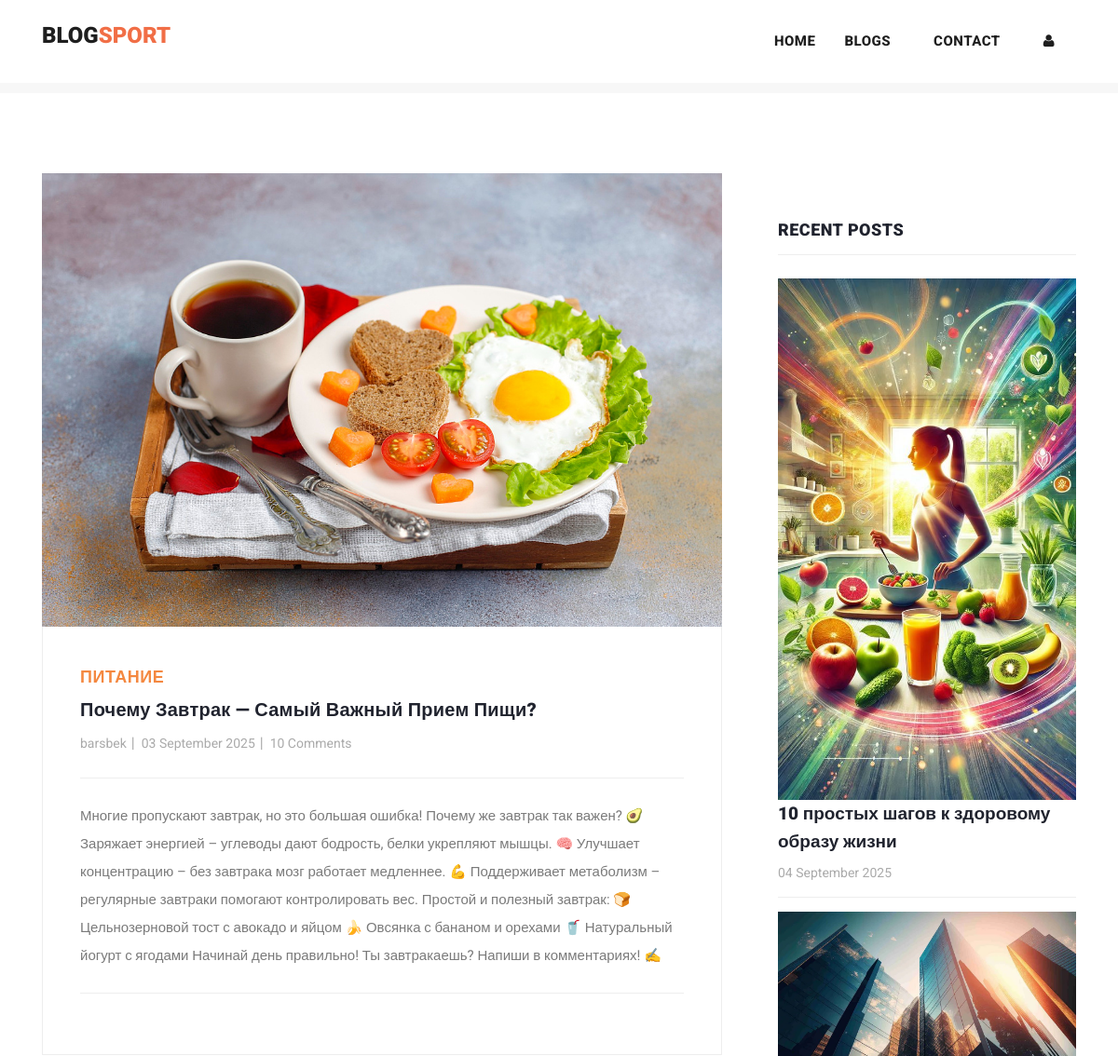
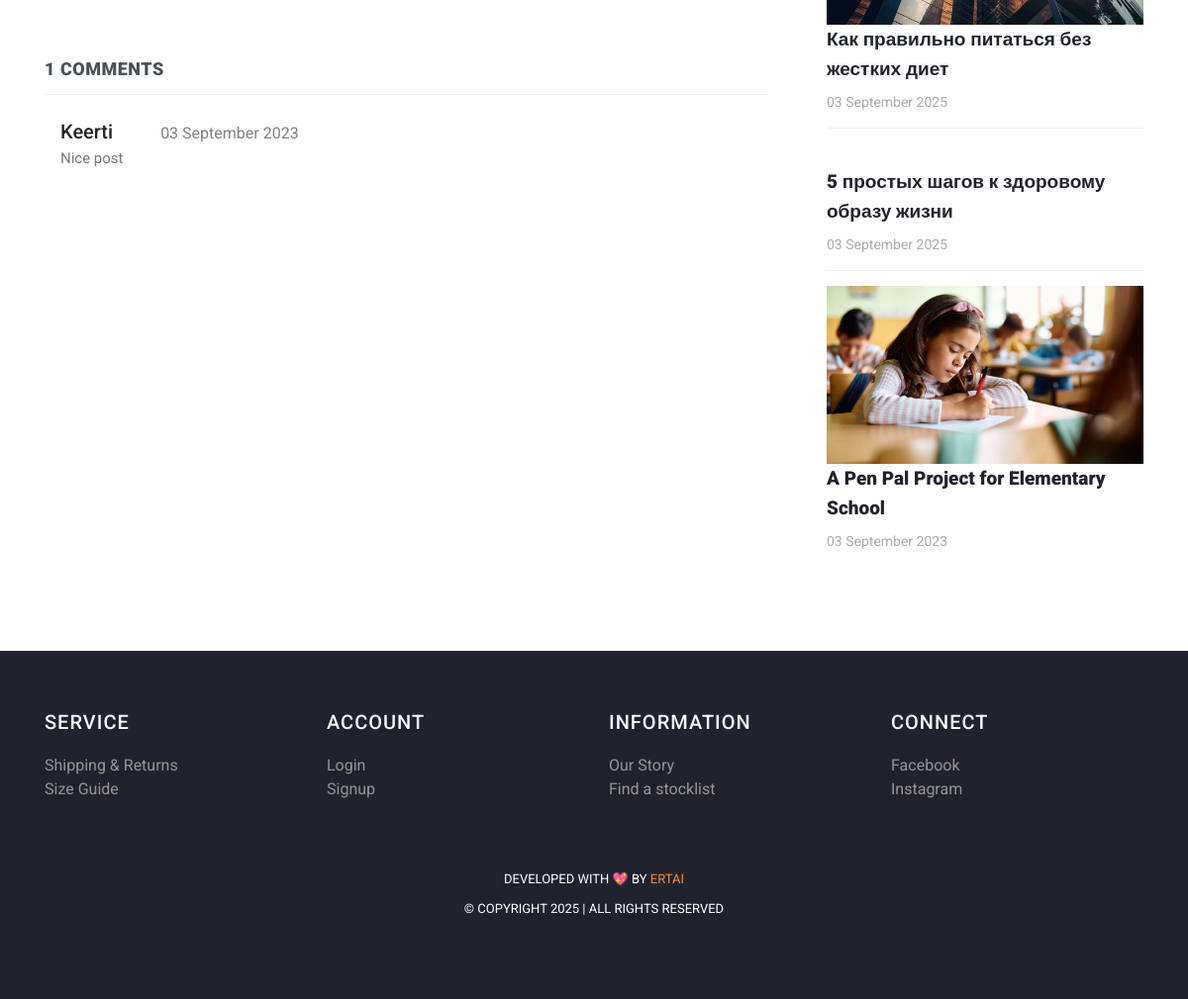
The app's page /post/18, older data (2 pictures, top to bottom).
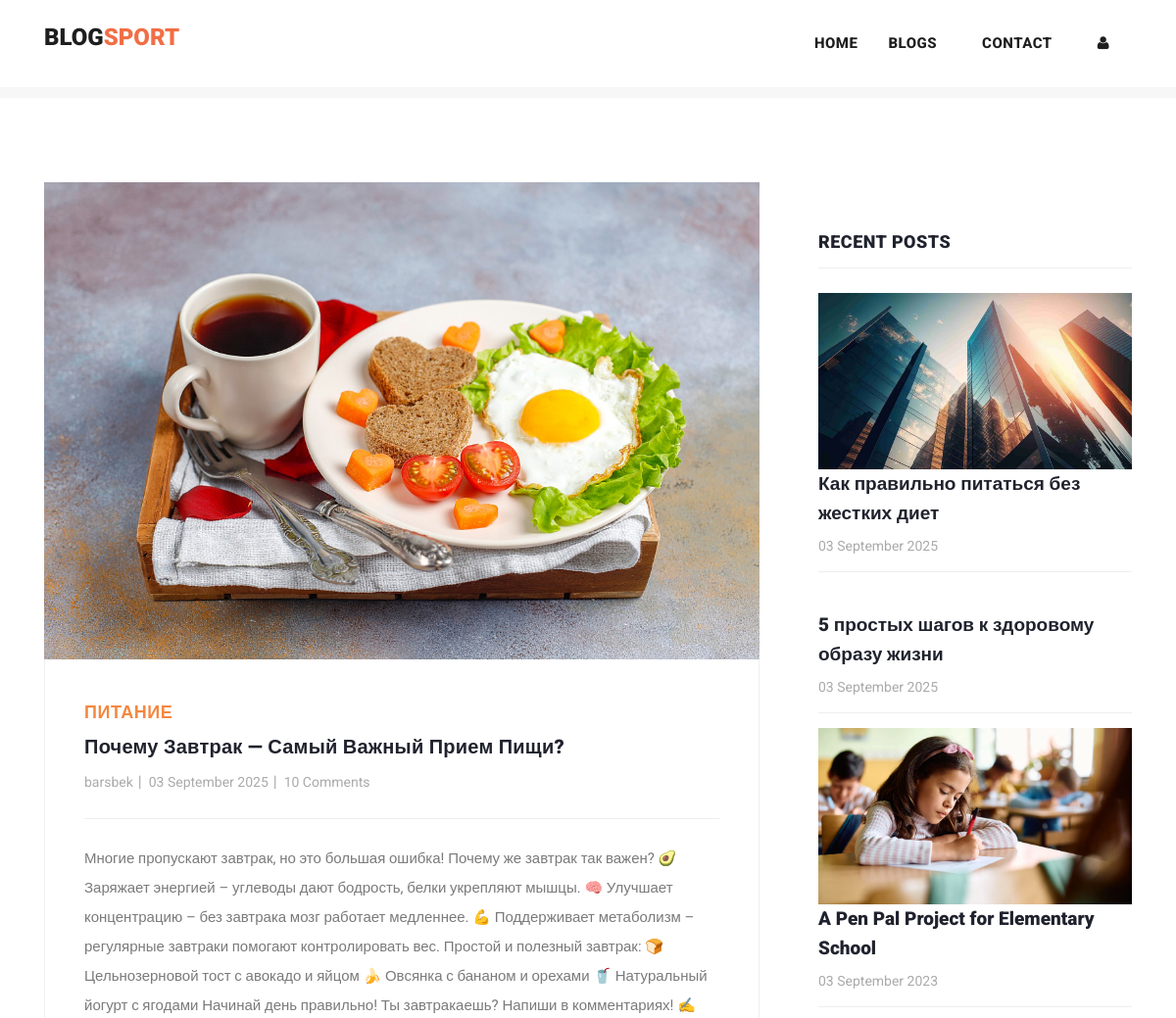
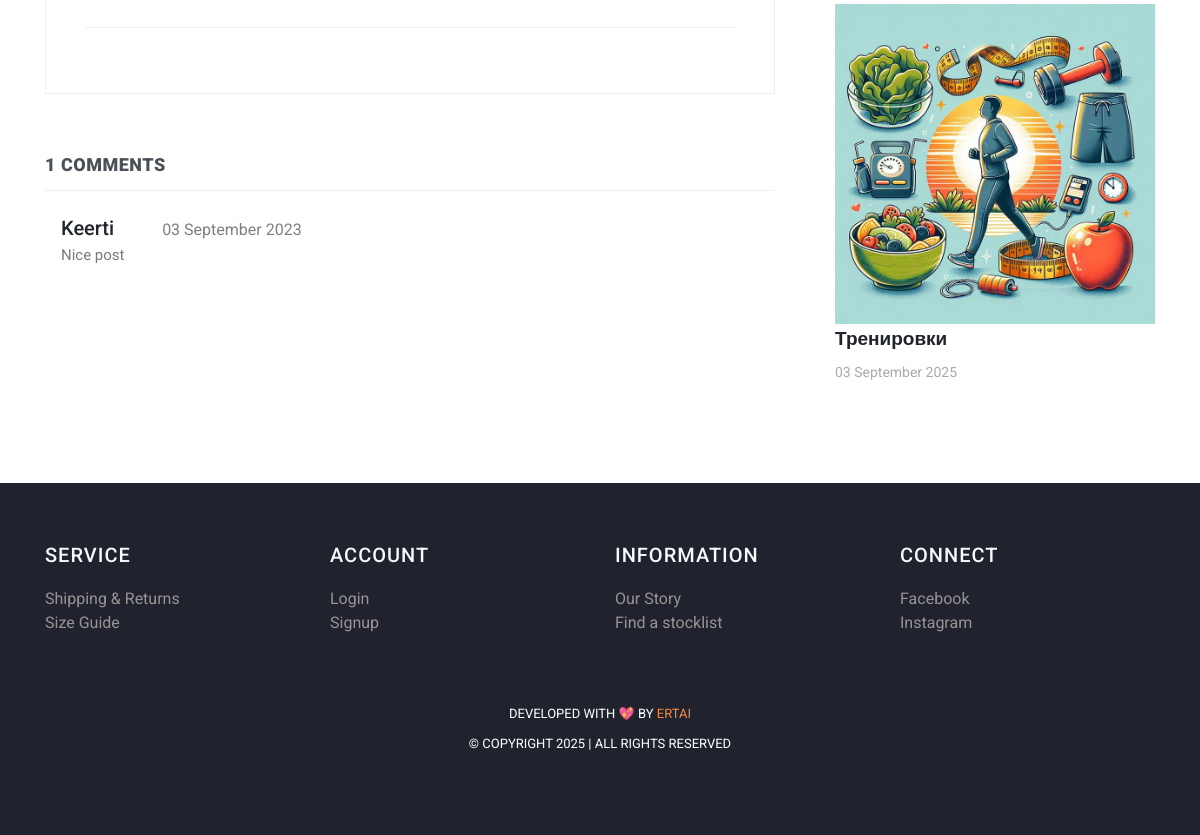
The same page, newer data (2 pictures, top to bottom).
### myapp/models.py (models this page shows, shortened)
class Post(models.Model):
    postname = models.CharField(max_length=600)
    category = models.CharField(max_length=600)
    image = models.ImageField(upload_to='images/posts',blank=True,null=True)
    content = models.CharField(max_length=100000)
    time = models.CharField(default=time,max_length=100, blank=True)
    likes = models.IntegerField(null=True,blank=True,default=0)
    user = models.ForeignKey(User,on_delete=models.CASCADE)

class Comment(models.Model):
    content = models.CharField(max_length=200)
    time = models.CharField(default=time,max_length=100, blank=True)
    post = models.ForeignKey(Post,on_delete=models.CASCADE)
    user = models.ForeignKey(User,on_delete=models.CASCADE)

### myapp/views.py (the view)
# urls.py: path("post/<int:id>", views.post, name="post"),
def post(request,id):
    post = Post.objects.get(id=id)
    return render(request,"post-details.html",{
        "user":request.user,
        'post':Post.objects.get(id=id),
        'recent_posts':Post.objects.all().order_by("-id"),
        'media_url':settings.MEDIA_URL,
        'comments':Comment.objects.filter(post_id = post.id),
        'total_comments': len(Comment.objects.filter(post_id = post.id))
    })

### templates/post-details.html (shortened to what this page needs)
{% load static %}
<!DOCTYPE html>
<html lang="en">
  <head>
    <link href="https://cdn.jsdelivr.net/npm/bootstrap@5.3.0-alpha3/dist/css/bootstrap.min.css" rel="stylesheet">
    <link href="{% static 'vendor/bootstrap/css/bootstrap.min.css' %}" rel="stylesheet">
    <link rel="stylesheet" href="{% static 'assets/css/fontawesome.css' %}">
    <link rel="stylesheet" href="{% static 'assets/css/templatemo-stand-blog.css' %}">
    <link rel="stylesheet" href="{% static 'assets/css/owl.css' %}">
  </head>
  <body>
    {%include 'header.html'%}
    <section class="blog-posts grid-system">
      <div class="container">
        <div class="row">
          <div class="col-lg-8">
            <div class="all-blog-posts">
              <div class="row">
                <div class="col-lg-12">
                  <div class="blog-post">
                    <div class="blog-thumb">
                      <img src="{{media_url}}{{post.image}}" alt="post_image">
                    </div>
                    <div class="down-content">
                      <span>{{post.category}}</span>
                      <a><h4>{{post.postname}}</h4></a>
                      <ul class="post-info">
                        <li><a href="#">{{post.user}}</a></li>
                        <li><a href="#">{{post.time}}</a></li>
                        <li><a href="#">10 Comments</a></li>
                      </ul>
                      <p>{{post.content}}</p>
                    </div>
                  </div>
                </div>
                <div class="col-lg-12">
                  <div class="sidebar-item comments">
                    <div class="sidebar-heading">
                      <h2 class="text-dark-emphasis">{{total_comments}} comments</h2>
                    </div>
                    <div class="content">
                      <ul>
                        {% for comment in comments %}
                        <li style="display: block;">
                          <div class="ps-3">
                            <h5>{{comment.user}}<span class="small text-black-50 px-5 text-danger">{{comment.time}}</span>
                            </h5>
                            <p>{{comment.content}}</p>
                          </div>
                        </li>
                        {% endfor %}
                      </ul>
                    </div>
                  </div>
                </div>
              </div>
            </div>
          </div>
          <div class="col-lg-4">
            <div class="sidebar">
              <div class="row">
                <div class="col-lg-12">
                  <div class="sidebar-item recent-posts">
                    <div class="sidebar-heading">
                      <h2>Recent Posts</h2>
                    </div>
                    <div class="content">
                      <ul>
                        {% for post in recent_posts|slice:"0:4" %}
                        <li>
                          <img src="{{media_url}}{{post.image}}" class="img-fluid" alt="">
                          <a href="post-details.html">
                            <a href="{% url 'post' post.id %}" class="text-decoration-none text-dark"><h5>{{post.postname}}</h5></a>
                          <span>{{post.time}}</span>
                        </a></li>
                        {% endfor %}
                      </ul>
                    </div>
                  </div>
                </div>
              </div>
            </div>
          </div>
        </div>
      </div>
    </section>
   {% include "footer.html" %}
  </body>
</html>

### templates/header.html (shortened to what this page needs)
<header class="">
  <nav class="navbar navbar-expand-lg bg-white">
    <div class="container">
      <a class="navbar-brand" href="{% url 'index' %}">
        <h2>Blog<span style="color: rgb(241, 110, 70);">Sport</span></h2>
      </a>
      <div class="collapse navbar-collapse" id="navbarResponsive">
        <ul class="navbar-nav ml-auto">
          <li>
            <a class="nav-link" href="{% url 'index' %}">Home
            </a>
          </li>
          <li class="nav-item">
            <a class="nav-link" href="{% url 'blog' %}">Blogs</a>
          </li>
          <li class="nav-item">
            <a class="nav-link" href="{% url 'contact' %}">Contact</a>
          </li>
          {% if user.is_authenticated %}
          <li class="nav-item">
            <a class="nav-link" href="{% url 'create' %}">Create</a>
          </li>
          <li class="nav-item">
            <a class="nav-link" href="{% url 'profile' user.id %}">Profile</a>
          </li>
          <li class="nav-item">
            <a class="nav-link text-primary" href="{% url 'logout' %}">Logout</a>
          </li>
          {% else %}
          <li class="nav-item">
            <a class="nav-link" href="{% url 'signin' %}"><i class="fa fa-user"></i></a>
          </li>
          {% endif %}
        </ul>
      </div>
    </div>
  </nav>
</header>
<div class="main-banner header-text">
  <div class="container-fluid">
    <div class="owl-banner owl-carousel">
    </div>
  </div>
</div>

### templates/footer.html (shortened to what this page needs)
<footer>
  <div class="container">
    <div class="row">
      <div class="col-lg-3 col-md-6 col-sm-12">
        <h4 class="text-light">SERVICE</h4>
        <ul>
          <li><a href="#">Shipping & Returns</a></li>
          <li><a href="#">Size Guide</a></li>
        </ul>
      </div>
      <div class="col-lg-3 col-md-6 col-sm-12">
        <h4 class="text-light">ACCOUNT</h4>
        <ul>
          <li><a href="{% url 'signin' %}">Login</a></li>
          <li><a href="{% url 'signup' %}">Signup</a></li>
        </ul>
      </div>
      <div class="col-lg-3 col-md-6 col-sm-12">
        <h4 class="text-light">INFORMATION</h4>
        <ul>
          <li><a href="{% url 'blog' %}">Our Story</a></li>
          <li><a href="#">Find a stocklist</a></li>
        </ul>
      </div>
      <div class="col-lg-3 col-md-6 col-sm-12">
        <h4 class="text-light">CONNECT</h4>
        <ul>
          <li><a href="https://kg.linkedin.com/in/ertai-adamkaliev-222411312">Facebook</a></li>
          <li><a href="https://kg.linkedin.com/in/ertai-adamkaliev-222411312">Instagram</a></li>
        </ul>
      </div>
    </div>
  </div>
  <div class="container mt-5">
    <div class="row">
      <div class="col-lg-12">
        <div class="p-3">
          <p>Developed with 💖 by <a href="https://kg.linkedin.com/in/ertai-adamkaliev-222411312">Ertai</a> <br>
            &copy; Copyright 2025 | All Rights Reserved
        </div>
      </div>
    </div>
  </div>
</footer>

### static/assets/css/templatemo-stand-blog.css (style rules this page uses)
body { font-family: 'Roboto', sans-serif; overflow-x: hidden; text-rendering: optimizeLegibility; -webkit-font-smoothing: antialiased; -moz-osx-font-smoothing: grayscale; }
p { margin-bottom: 0px; font-size: 15px; font-weight: 400; color: #7a7a7a; line-height: 30px; }
a { text-decoration: none!important; }
ul { padding: 0; margin: 0; list-style: none; }
h1,h2,h3,h4,h5,h6 { margin: 0px; }
header { position: absolute; z-index: 99999; width: 100%; height: 100px; background-color: #f7f7f7; -webkit-transition: all 0.3s ease-in-out 0s; -moz-transition: all 0.3s ease-in-out 0s; -o-transition: all 0.3s ease-in-out 0s; transition: all 0.3s ease-in-out 0s; }
header .navbar { padding: 25px 0px; }
.navbar .navbar-brand { float: left; margin-top: -12px; outline: none; }
.navbar .navbar-brand h2 { color: #1e1e1e; text-transform: uppercase; font-size: 24px; font-weight: 900; -webkit-transition: all .3s ease 0s; -moz-transition: all .3s ease 0s; -o-transition: all .3s ease 0s; transition: all .3s ease 0s; }
#navbarResponsive { z-index: 999; }
.navbar-collapse { text-align: center; }
.navbar .navbar-nav .nav-item { margin: 0px 15px; }
.navbar .navbar-nav a.nav-link { text-transform: capitalize; font-size: 15px; font-weight: 800; text-transform: uppercase; letter-spacing: 0.5px; color: #1e1e1e; transition: all 0.3s; }
.main-banner .container-fluid { padding: 0px 10px; margin-bottom: -24px; }
.owl-banner { padding-top: 110px; }
.blog-posts { margin-top: 100px; }
.blog-posts .blog-post { margin-bottom: 30px; }
.blog-posts .blog-thumb img { width: 100%; overflow: hidden; }
.blog-posts .down-content { padding: 40px; border-right: 1px solid #eee; border-left: 1px solid #eee; border-bottom: 1px solid #eee; }
.blog-posts .down-content span { font-size: 18px; text-transform: uppercase; letter-spacing: 0.5px; font-weight: 900; color: #f48840; }
.blog-posts .down-content h4 { font-size: 24px; text-transform: capitalize; letter-spacing: 0.5px; font-weight: 900; color: #20232e; margin: 10px 0px 12px 0px; }
.blog-posts .down-content ul.post-info li { display: inline-block; margin-right: 8px; }
.blog-posts .down-content ul.post-info li:after { content: '|'; color: #aaa; margin-left: 8px; }
.blog-posts .down-content h4 { font-size: 20px; letter-spacing: 0.25px; }
.grid-system .down-content ul.post-info li { margin-right: 3px; }
.grid-system .down-content ul.post-info li:after { margin-left: 5px; }
.blog-posts .down-content ul.post-info li:last-child::after { display: none; }
.blog-posts .down-content ul.post-info li a { font-size: 14px; color: #aaa; font-weight: 400; transition: all .3s; }
.blog-posts .down-content p { padding: 25px 0px; margin: 25px 0px; border-top: 1px solid #eee; border-bottom: 1px solid #eee; }
.blog-posts .sidebar-heading h2 { font-size: 18px; text-transform: uppercase; font-weight: 900; letter-spacing: 0.5px; color: #20232e; border-bottom: 1px solid #eee; padding-bottom: 15px; margin-bottom: 25px; }
.blog-posts .comments { margin-top: 30px; }
.blog-posts .comments ul li { display: inline-block; margin-bottom: 20px; padding-bottom: 20px; border-bottom: 1px solid #eee; }
.blog-posts .comments ul li:last-child { margin-bottom: 0px; padding-bottom: 0px; border-bottom: none; }
.sidebar { margin-left: 30px; }
.sidebar .sidebar-item { margin-top: 50px; }
.sidebar .sidebar-heading h2 { font-size: 18px; text-transform: uppercase; font-weight: 900; letter-spacing: 0.5px; color: #20232e; border-bottom: 1px solid #eee; padding-bottom: 15px; margin-bottom: 25px; }
.sidebar .recent-posts ul li { margin-bottom: 15px; padding-bottom: 15px; border-bottom: 1px solid #eee; }
.sidebar .recent-posts ul li:last-child { margin-bottom: 0px; padding-bottom: 0px; border-bottom: none; }
.sidebar .recent-posts ul li h5 { font-size: 19px; font-weight: 900; color: #20232e; line-height: 30px; transition: all 0.3s; }
.sidebar .recent-posts ul li span { display: block; font-size: 14px; color: #aaa; margin-top: 8px; }
footer { margin-top: 100px; text-align: center; background-color: #20232e; padding: 60px 0px; }
footer p { font-size: 13px; text-transform: uppercase; color: #fff; }
footer p a { color: #f48840; }

### templates/footer.html (style rules this page uses)
h4 { text-align: left; color: #dfdada; letter-spacing: 1px; margin-bottom: 20px; font-size: 20px; }
li { text-decoration: none; text-align: left; }
li a { color: rgb(153, 147, 147); }

Row changes from the older to the newer data that the page shows:
removed Post: image (picture), postname "10 простых шагов к здоровому образу жизни", time "04 September 2025"
now on this page (row unchanged): Post: image (picture), postname "Тренировки", time "03 September 2025"
